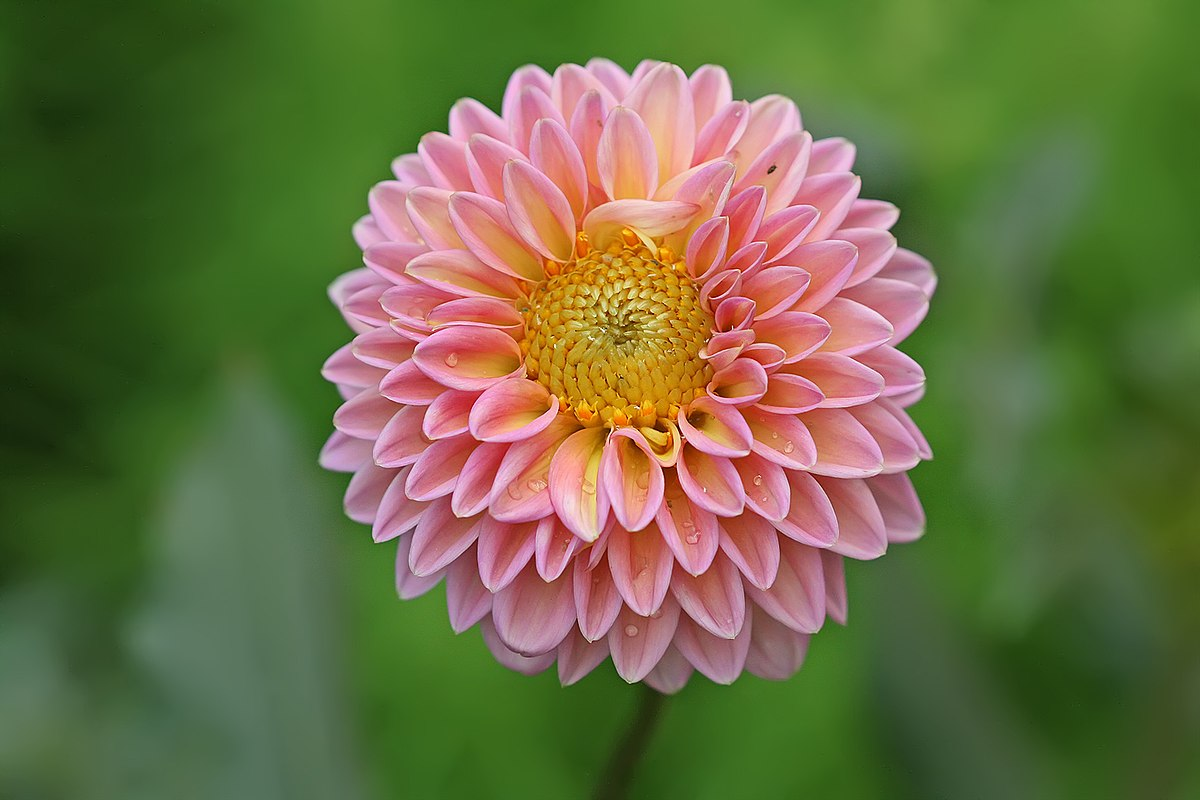
#> input picture lab1/Dahlia_x_hybrida.jpg, 1200 x 800 px; its folder holds only this picture in this run
$ python ex2.py
#> lines starting #> are read from the running program, lines starting #| are printed output that depends on the picture
import cv2
import glob

# Folder доторх бүх jpg өргөтөлтэй файлуудын нэрийг хүснэгт болгон авч байна
jpgFilenamesList = glob.glob('*.jpg')

# Нийт дундажийн хувьсагч
avg_img = 0

# Нийт зургийн дундажийн хувьсагч
total_img = len(jpgFilenamesList)

# Нийт зургийн хэмжээгээр давталт гүйлгэх
for i in range(len(jpgFilenamesList)):
    img = cv2.imread(f'{jpgFilenamesList[i]}')
#> img is the input picture: shape (800, 1200, 3); mean B, G, R 67.5, 110, 106.3
    grayscale_img = cv2.cvtColor(img, cv2.COLOR_RGB2GRAY)
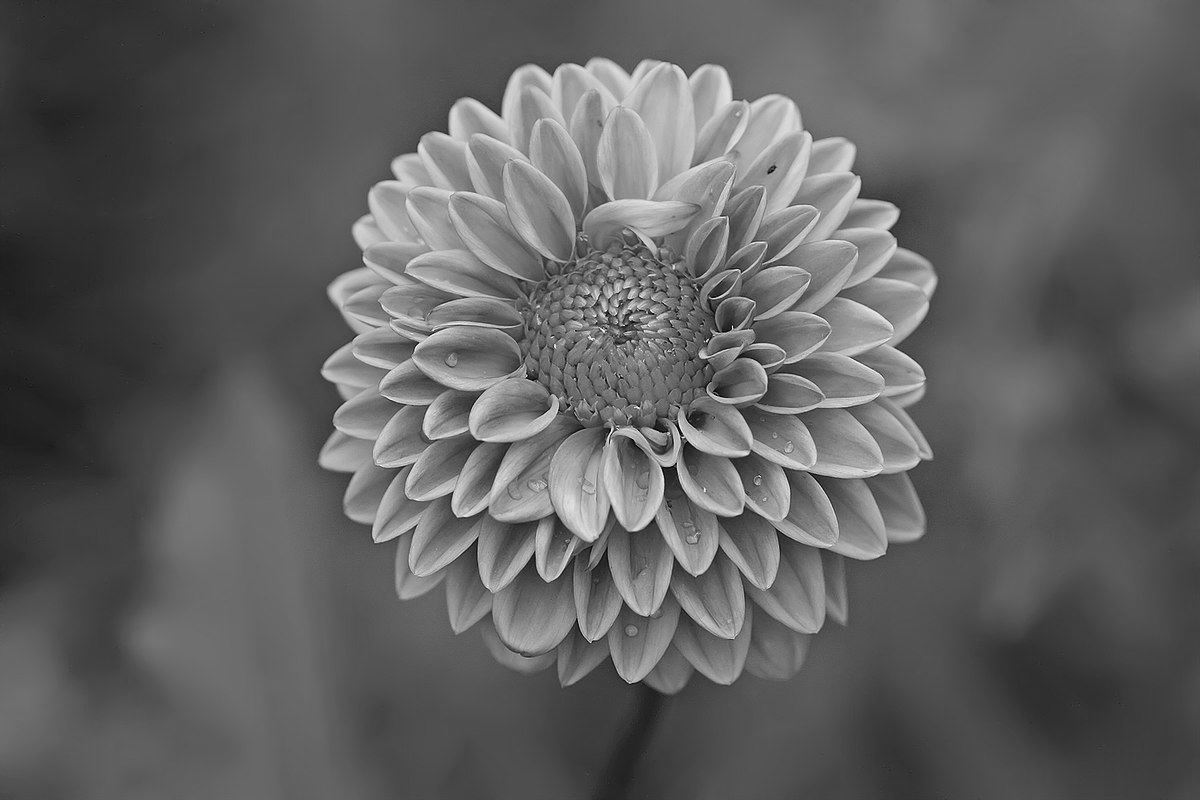
#> grayscale_img: shape (800, 1200); min 4, max 249, mean 96.9
    resized_img = cv2.resize(grayscale_img, [400, 500])
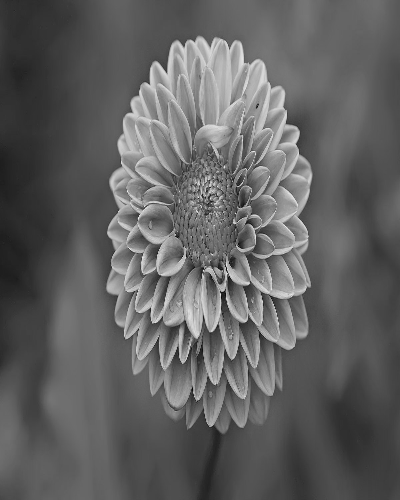
#> resized_img: shape (500, 400); min 8, max 241, mean 96.9
    avg_img = avg_img + (resized_img/total_img)

for j in range(len(jpgFilenamesList)):
    img = cv2.imread(f'{jpgFilenamesList[j]}')
    grayscale_img = cv2.cvtColor(img, cv2.COLOR_RGB2GRAY)
    resized_img = cv2.resize(grayscale_img, [400, 500])
    img_sub = avg_img - resized_img
#> img_sub: shape (500, 400) float64; every value is 0
    cv2.imwrite(f'result2/img{j}.jpg', img_sub)

$ run again, on lab1/flower.jpg
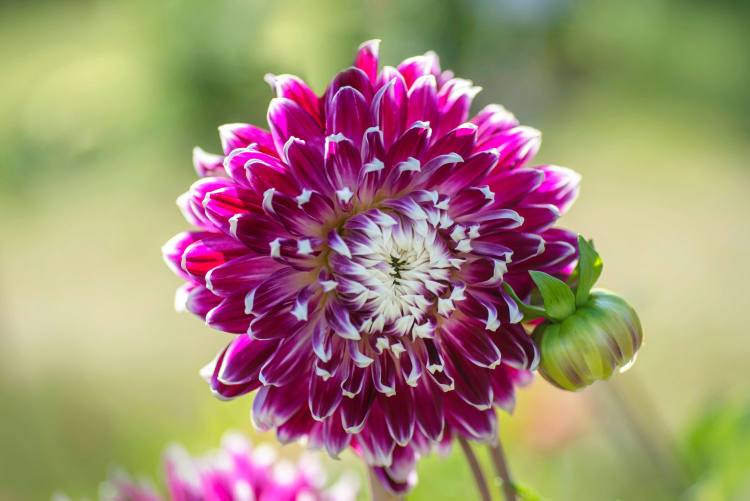
#> input picture lab1/flower.jpg, 1500 x 1001 px (shown at 1/2 size)
#> img is the input picture: shape (1001, 1500, 3); mean B, G, R 116.9, 140, 162.5
#> `grayscale_img = cv2.cvtColor(img, cv2.COLOR_RGB2GRAY)`:
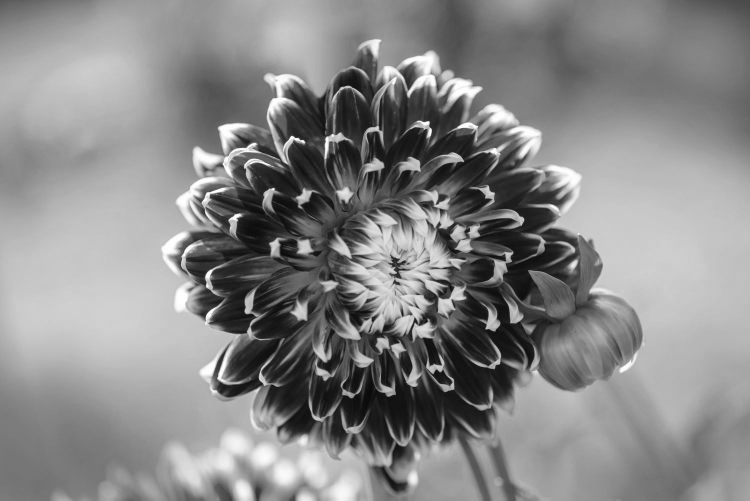
#> grayscale_img: shape (1001, 1500) (shown at 1/2 size); min 6, max 255, mean 135.6
#> `resized_img = cv2.resize(grayscale_img, [400, 500])`:
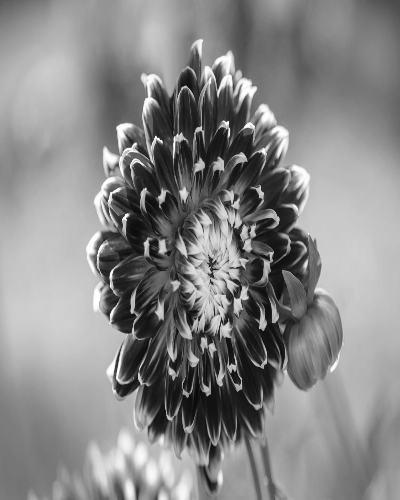
#> resized_img: shape (500, 400); min 7, max 255, mean 135.6
#> img_sub: shape (500, 400) float64; every value is 0

$ run again, on lab1/flower1.jpg
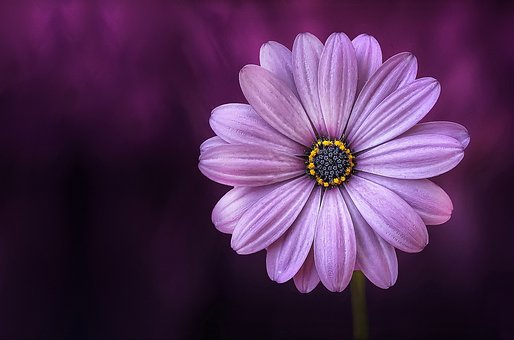
#> input picture lab1/flower1.jpg, 514 x 340 px
#> img is the input picture: shape (340, 514, 3); mean B, G, R 84.8, 46.4, 81.3
#> `grayscale_img = cv2.cvtColor(img, cv2.COLOR_RGB2GRAY)`:
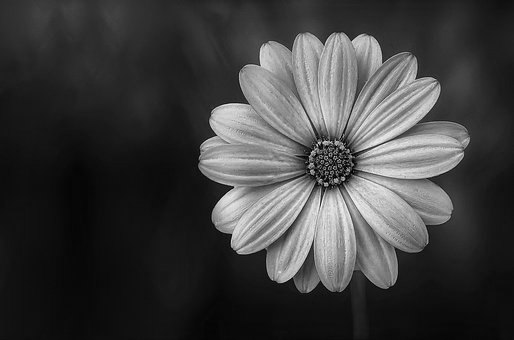
#> grayscale_img: shape (340, 514); min 0, max 250, mean 61.9
#> `resized_img = cv2.resize(grayscale_img, [400, 500])`:
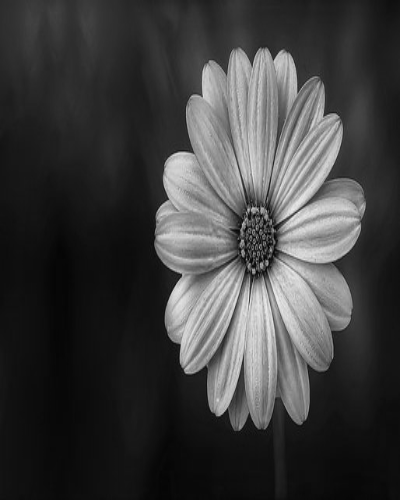
#> resized_img: shape (500, 400); min 2, max 235, mean 61.8
#> img_sub: shape (500, 400) float64; every value is 0
